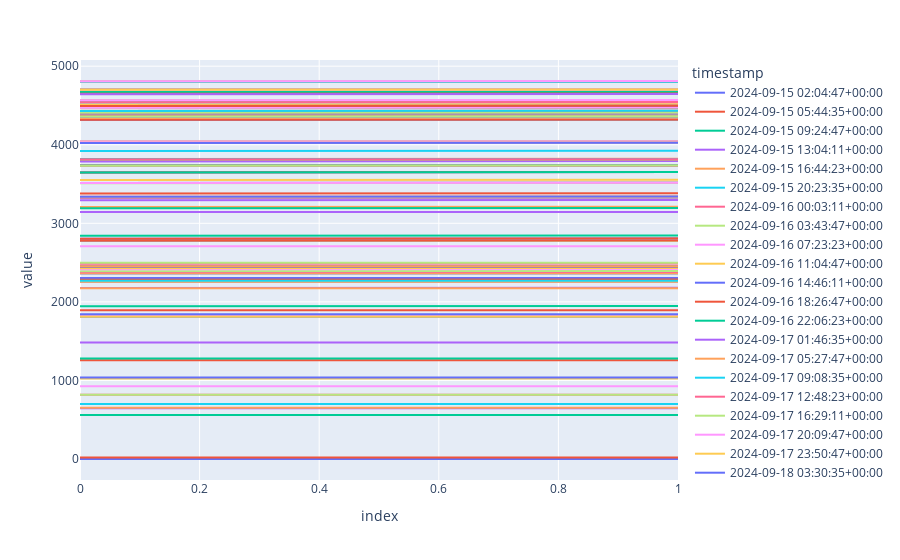

The notebook cell saved with this chart:
### Code cell
import plotly.io as pio
pio.templates.default=None
px.line([tvl, scaled_tvl])
